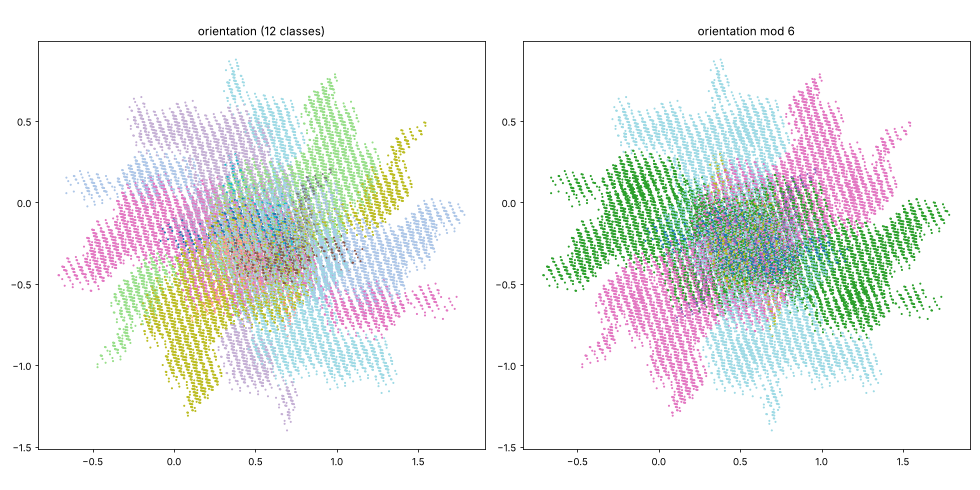

Reproduce this figure in Python.
"""Internal-space image of the Spectre tile centres (brentharts/spectre, lift4d.py), coloured by tile orientation: is the orientation a function of
the internal position, i.e. does it partition the window?  Usage: SPECTRE_DIR=/path/to/spectre python3 figures/spectre_window_orientation.py [levels]"""
import os, sys
sys.path.insert(0, os.environ.get("SPECTRE_DIR", "../spectre"))
import numpy as np
import matplotlib; matplotlib.use("Agg")
import matplotlib.pyplot as plt
import spectre_patch as sp, lift4d as L

levels = int(sys.argv[1]) if len(sys.argv) > 1 else 5
tiles, lifted, _ = L.lift_patch(levels)
P = sp.SpectrePatch(levels)
S = L.bounded_plane(4)[0]
X = np.array([np.mean(np.array(t, float), axis=0) for t in tiles]) @ S.T
k = np.round(np.degrees(np.arctan2(P.placements[:, 1, 0], P.placements[:, 0, 0])) / 30.0).astype(int) % 12
# overlap measure at several cell sizes h: among cells with at least 5 tile centres, the fraction holding more than one orientation class
# (a partition with a boundary of dimension about 1.1 would give a fraction that falls quickly with h; below h = 0.05 there are too few points)
print(f"levels {levels}: {len(X)} tiles, orientation counts {np.bincount(k, minlength=12).tolist()}, Mystic {int(P.shape.sum())}")
for h in (0.2, 0.1, 0.05, 0.025):
    cell = np.floor(X / h).astype(int)
    keys = cell[:, 0] * 100003 + cell[:, 1]
    order = np.argsort(keys)
    groups = np.split(k[order], np.flatnonzero(np.diff(keys[order])) + 1)
    sel = [g for g in groups if len(g) >= 5]
    n = np.array([len(set(g.tolist())) for g in sel])
    print(f"h = {h}: {len(sel)} cells, mixed {np.mean(n > 1):.3f}, mean classes per cell {n.mean():.2f}, max {n.max()}")
fig, ax = plt.subplots(1, 2, figsize=(14, 7))
for a, (lab, t) in zip(ax, ((k, "orientation (12 classes)"), (k % 6, "orientation mod 6"))):
    a.scatter(X[:, 0], X[:, 1], c=lab, s=1.2, cmap="tab20"); a.set_title(t); a.set_aspect("equal")
plt.tight_layout(); plt.savefig("figures/spectre_window_orientation.png", dpi=70)
